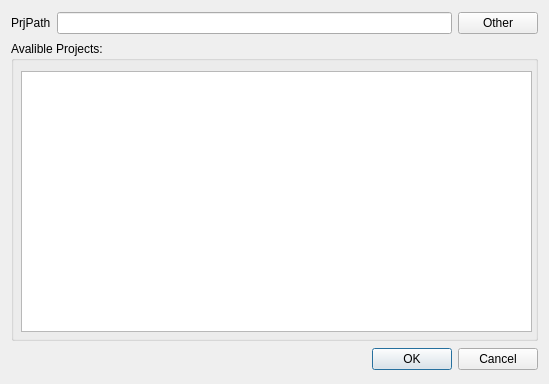
<?xml version="1.0" encoding="UTF-8"?>
<ui version="4.0">
 <class>ProjOpenDlg</class>
 <widget class="QDialog" name="ProjOpenDlg">
  <property name="windowModality">
   <enum>Qt::NonModal</enum>
  </property>
  <property name="geometry">
   <rect>
    <x>0</x>
    <y>0</y>
    <width>549</width>
    <height>384</height>
   </rect>
  </property>
  <property name="windowTitle">
   <string>Project Open</string>
  </property>
  <layout class="QVBoxLayout" name="verticalLayout">
   <item>
    <layout class="QHBoxLayout" name="pod_hlay">
     <item>
      <widget class="QLabel" name="label">
       <property name="text">
        <string>PrjPath</string>
       </property>
      </widget>
     </item>
     <item>
      <widget class="QLineEdit" name="pod_proj_name"/>
     </item>
     <item>
      <widget class="QPushButton" name="pod_open_btn">
       <property name="maximumSize">
        <size>
         <width>80</width>
         <height>16777215</height>
        </size>
       </property>
       <property name="text">
        <string>Other</string>
       </property>
      </widget>
     </item>
    </layout>
   </item>
   <item>
    <widget class="QGroupBox" name="groupBox">
     <property name="sizePolicy">
      <sizepolicy hsizetype="Preferred" vsizetype="Fixed">
       <horstretch>0</horstretch>
       <verstretch>0</verstretch>
      </sizepolicy>
     </property>
     <property name="minimumSize">
      <size>
       <width>0</width>
       <height>300</height>
      </size>
     </property>
     <property name="title">
      <string>Avalible Projects:</string>
     </property>
     <widget class="QListWidget" name="pod_proj_list">
      <property name="geometry">
       <rect>
        <x>10</x>
        <y>30</y>
        <width>511</width>
        <height>261</height>
       </rect>
      </property>
     </widget>
    </widget>
   </item>
   <item>
    <widget class="QDialogButtonBox" name="buttonBox">
     <property name="orientation">
      <enum>Qt::Horizontal</enum>
     </property>
     <property name="standardButtons">
      <set>QDialogButtonBox::Cancel|QDialogButtonBox::Ok</set>
     </property>
    </widget>
   </item>
  </layout>
 </widget>
 <tabstops>
  <tabstop>pod_proj_name</tabstop>
  <tabstop>pod_open_btn</tabstop>
  <tabstop>buttonBox</tabstop>
 </tabstops>
 <resources/>
 <connections>
  <connection>
   <sender>buttonBox</sender>
   <signal>accepted()</signal>
   <receiver>ProjOpenDlg</receiver>
   <slot>accept()</slot>
   <hints>
    <hint type="sourcelabel">
     <x>257</x>
     <y>290</y>
    </hint>
    <hint type="destinationlabel">
     <x>157</x>
     <y>274</y>
    </hint>
   </hints>
  </connection>
  <connection>
   <sender>buttonBox</sender>
   <signal>rejected()</signal>
   <receiver>ProjOpenDlg</receiver>
   <slot>reject()</slot>
   <hints>
    <hint type="sourcelabel">
     <x>325</x>
     <y>290</y>
    </hint>
    <hint type="destinationlabel">
     <x>286</x>
     <y>274</y>
    </hint>
   </hints>
  </connection>
  <connection>
   <sender>pod_proj_list</sender>
   <signal>doubleClicked(QModelIndex)</signal>
   <receiver>ProjOpenDlg</receiver>
   <slot>accept()</slot>
   <hints>
    <hint type="sourcelabel">
     <x>199</x>
     <y>150</y>
    </hint>
    <hint type="destinationlabel">
     <x>199</x>
     <y>149</y>
    </hint>
   </hints>
  </connection>
 </connections>
</ui>
